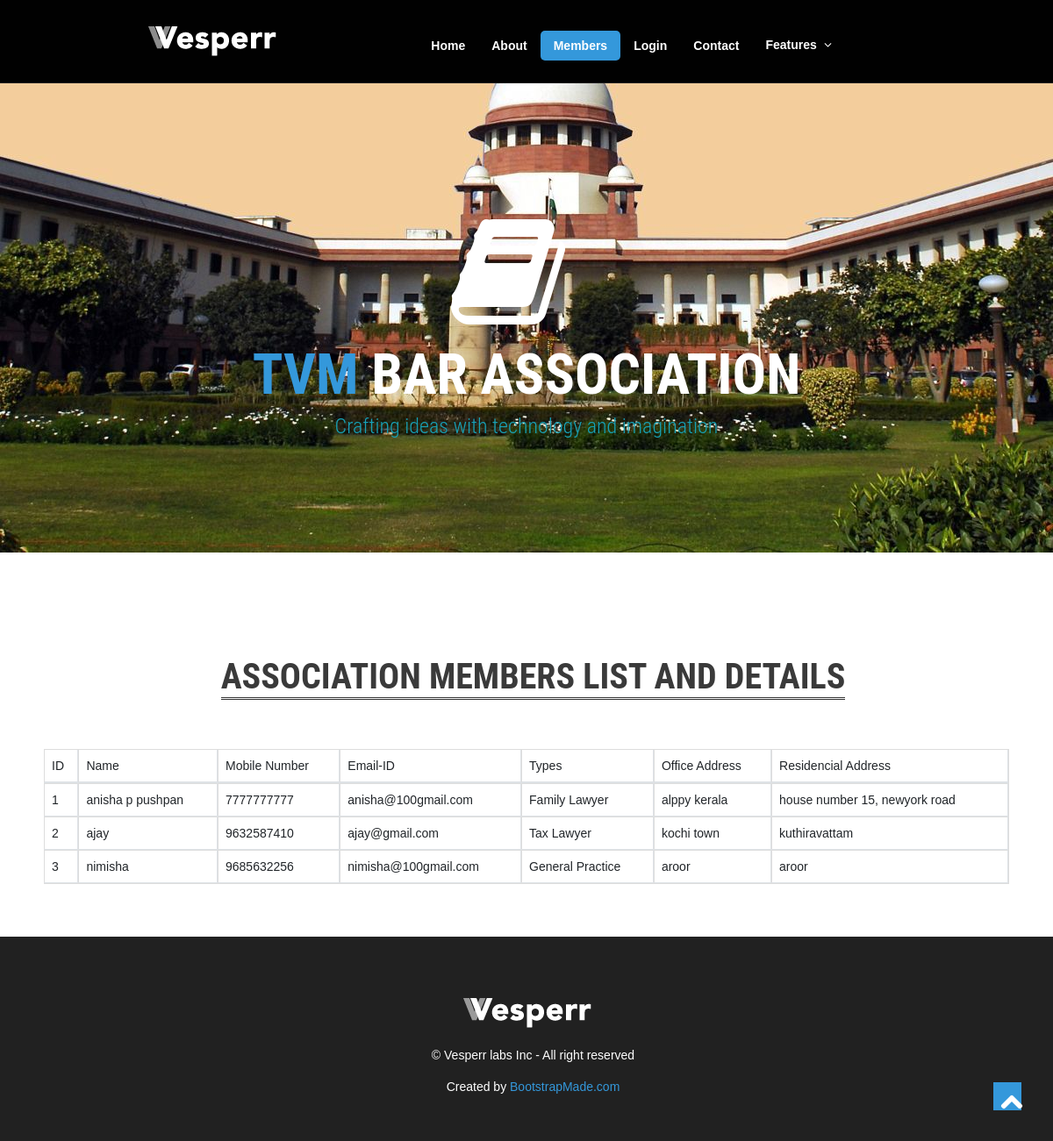
Page /member/ on the committed database.
### tba_app/models.py (models this page shows)
class registration(models.Model):
    name=models.CharField(max_length=20)
    mobileno=models.CharField(max_length=12)
    emailid=models.EmailField()
    types=models.CharField(max_length=20)
    officeadd=models.CharField(max_length=30)
    residenceadd=models.CharField(max_length=30)
    joiningdate=models.DateField()
    duration=models.CharField(max_length=20)
    approvedate=models.DateField(null=True,blank=True)
    status=models.CharField(max_length=20,null=True,blank=True)
    password=models.CharField(max_length=20,null=True,blank=True)
    expirydate=models.DateField(null=True,blank=True,default='2020-12-12')

### tba_app/views.py (the view)
# urls.py: path('member/', views.viewpublic,name='member'),
def viewpublic(request):
    queryset=registration.objects.all().filter(status='Approved')
    return render(request,'member.html',{'authors':queryset})

### tba_app/templates/member.html (shortened to what this page needs)
<!doctype html>
<html lang="en">
<head>
   {%load static%}
   <link href="{%static 'css/bootstrap.min.css' %}" rel="stylesheet" />
  <link href="{%static 'css/bootstrap.css' %}" rel="stylesheet" />
  <link href="{%static 'css/bootstrap-responsive.css' %}" rel="stylesheet" />
  <link href="{%static 'css/prettyPhoto.css' %}" rel="stylesheet" />
  <link href="{%static 'css/animate.css' %}" rel="stylesheet" />
  <link href="{%static 'css/style.css' %}" rel="stylesheet" />
  <link href="{%static 'color/default.css' %}" rel="stylesheet" />
</head>
<body>
  <header>
    <div id="topnav" class="navbar navbar-fixed-top default">
      <div class="navbar-inner">
        <div class="container">
          <div class="logo">
            <a href="index.html"><img src="assets/img/logo.png" alt="" /></a>
          </div>
          <div class="navigation">
            <nav>
              <ul class="nav pull-right">
                <li><a href="{%url 'index'%}">Home</a></li>
                <li><a href="#about">About</a></li>
                <li class="current"><a href="#member">Members</a></li>
                <li><a href="{%url 'login' %}">Login </a></li>
                <li><a href="#contact">Contact</a></li>
                <li class="dropdown">
                  <a href="#">Features <i class="icon-angle-down"></i></a>
                </li>
              </ul>
            </nav>
          </div>
        </div>
      </div>
    </div>
  </header>
  <section id="intro">
    <div class="slogan">
      <div class="icon">
        <i class="icon-book icon-10x"></i>
      </div>
      <h1 ><span>TVM</span> BAR ASSOCIATION</h1>
      <h2 class="text-info">Crafting ideas with technology and imagination</h2>
    </div>
  </section>
  <section id="member" class="section">
    <div class="container">
      <div class="row">
        <div class="span12">
          <div class="heading">
            <h3><span>ASSOCIATION MEMBERS LIST AND DETAILS</span></h3>
          </div>
        </div>
      </div>
            <table class="table table-bordered">
               <thead>
                   <tr>
                       <td>ID</td>
                       <td>Name</td>
                       <td>Mobile Number</td>
                       <td>Email-ID</td>
                       <td>Types</td>
                       <td>Office Address</td>
                       <td>Residencial Address</td>
                    </tr>
               </thead>
               <tbody>
                {%if authors%}
                {%for i in authors%}
                <tr>
                    <td>{{i.id}}</td>
                    <td>{{i.name}}</td>
                    <td>{{i.mobileno}}</td>
                    <td>{{i.emailid}}</td>
                    <td>{{i.types}}</td>
                    <td>{{i.officeadd}}</td>
                    <td>{{i.residenceadd}}</td>
                </tr>
                {%endfor %}
                {%endif %}
               </tbody>
            </table>
    </div>
  </section>
  <footer>
    <div class="verybottom">
      <div class="container">
        <div class="row">
          <div class="span12">
            <div class="aligncenter">
              <div class="logo">
                <a class="brand" href="index.html"><img src="assets/img/logo.png" alt="" /></a>
              </div>
              <p>
                &copy; Vesperr labs Inc - All right reserved
              </p>
              <div class="credits">
                Created by <a href="https://bootstrapmade.com/">BootstrapMade.com</a>
              </div>
            </div>
          </div>
        </div>
      </div>
    </div>
  </footer>
  <a href="#" class="scrollup"><i class="icon-chevron-up icon-square icon-48 active"></i></a>
</body>
</html>

### tba_app/static/css/style.css (style rules this page uses)
body { margin: 0; padding:0; font-family: Arial, Tahoma, Verdana, Sans-serif; font-size: 14px; line-height: 1.6em; color: #666; background-color: #ffffff; }
h1, h2, h3, h4, h5, h6 { font-family: 'Roboto Condensed', sans-serif; line-height:1.1em; color: #3a3a3a; font-weight:300; margin-bottom:10px; }
h1 { font-size: 34px; }
h2 { font-size: 30px; }
h3 { font-size: 26px; }
section { padding:120px 0 40px 0; }
.container { padding: 0 20px 0 20px; }
.row { margin-bottom:40px; }
.heading { text-align:center; width:100%; }
.heading h3 { text-transform:uppercase; padding:0; margin:20px 0 30px 0; font-size:40px; font-weight:700; text-align:center; text-shadow: 0 1px 0 #ffffff; border-bottom:3px double #333; width:auto; display:inline; }
header { position:relative; }
header .logo { float:left; margin:30px 0 0; }
.navigation { margin:30px 0 0; }
.navbar { padding:0 0 20px; margin:0; }
.navbar .nav { margin: 0 0 0 0; }
.navbar .nav > li > a { float: none; color: #fff; line-height:1em; text-decoration: none; text-shadow:none; z-index:100; outline:0; font-weight:bold; }
.navbar .nav > .current { color:#fff; -webkit-border-radius: 5px; -moz-border-radius: 5px; border-radius: 5px; }
.navbar .nav li.dropdown a { margin-top:-2px; }
.default { background:#010101; border-bottom:1px solid #222; }
section#intro { background: #000 url(../img/bg/court1.jpg) 50% 0 no-repeat; position:relative; width:100%; height:auto; margin:0; padding:240px 0 120px; }
@media (min-width: 1024px) { section#intro { background-attachment: fixed; } }
section#intro { text-align:center; }
section#intro i { margin-left:0; text-align:center; }
section#intro h1 { color:#fff; font-size:64px; font-weight:700; }
section#intro h2 { color:#ddd; font-size:24px; }
.slogan i { color:#fff; }
.scrollup { position:fixed; width:48px; height:48px; bottom:20px; right:20px; }
a.scrollup { outline:0; }
[class^="icon-"], [class*=" icon-"] { float:none; }
.icon-square, .icon-rounded, .icon-plain, .icon-circled { margin: 10px 10px 10px 0; display: inline-block !important; text-align: center !important; color: #fff; width: 18px; height: 18px; padding:3px; font-size: 12px; line-height: 18px; text-shadow:none; cursor: pointer; }
.icon-square { background-color: #444; }
[class^="icon-"], [class*=" icon-"] { margin-top: 1px; margin-right: .3em; }
.icon-48 { width: 32px; height: 32px; padding:8px; font-size: 28px; line-height: 30px; }
footer { float:left; width:100%; background:#212121; color:#fff; margin:0; padding:40px 0 0 0; }
footer .verybottom { padding:30px 0 10px 0; }
.aligncenter { margin:0 auto; text-align:center; }
.aligncenter img, img.aligncenter { margin-bottom:20px; }

### tba_app/static/color/default.css (style rules this page uses)
a { color: #3498db; }
.slogan h1 span { color: #3498db; }
[class^="icon-"].active, [class*=" icon-"].active { background-color: #3498db; }
ul.nav li.current { background: #3498db; }

### rows in the picture
registration: id "1", name "anisha p pushpan", mobileno "7777777777", emailid "anisha@100gmail.com", types "Family Lawyer", officeadd "alppy kerala", residenceadd "house number 15, newyork road"
registration: id "2", name "ajay", mobileno "9632587410", emailid "ajay@gmail.com", types "Tax Lawyer", officeadd "kochi town", residenceadd "kuthiravattam"
registration: id "3", name "nimisha", mobileno "9685632256", emailid "nimisha@100gmail.com", types "General Practice", officeadd "aroor", residenceadd "aroor"
